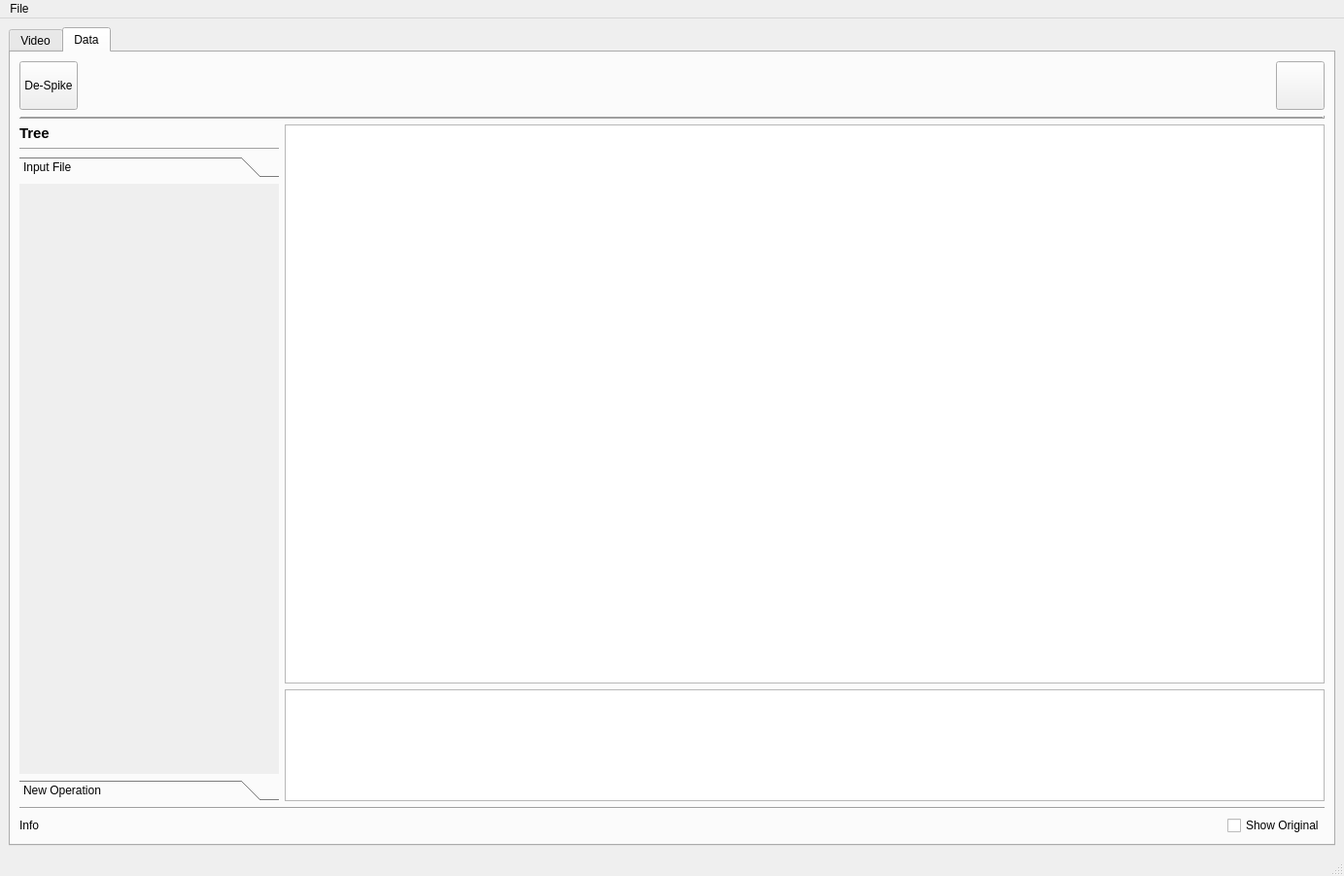
<?xml version="1.0" encoding="UTF-8"?>
<ui version="4.0">
 <class>MainWindow</class>
 <widget class="QMainWindow" name="MainWindow">
  <property name="geometry">
   <rect>
    <x>0</x>
    <y>0</y>
    <width>1383</width>
    <height>901</height>
   </rect>
  </property>
  <property name="windowTitle">
   <string>MainWindow</string>
  </property>
  <property name="styleSheet">
   <string notr="true"/>
  </property>
  <widget class="QWidget" name="centralwidget">
   <property name="minimumSize">
    <size>
     <width>0</width>
     <height>0</height>
    </size>
   </property>
   <layout class="QVBoxLayout" name="verticalLayout_2">
    <item>
     <widget class="QTabWidget" name="TabView">
      <property name="tabPosition">
       <enum>QTabWidget::North</enum>
      </property>
      <property name="tabShape">
       <enum>QTabWidget::Rounded</enum>
      </property>
      <property name="currentIndex">
       <number>1</number>
      </property>
      <property name="tabsClosable">
       <bool>false</bool>
      </property>
      <property name="movable">
       <bool>false</bool>
      </property>
      <property name="tabBarAutoHide">
       <bool>false</bool>
      </property>
      <widget class="QWidget" name="tab_video">
       <attribute name="title">
        <string>Video</string>
       </attribute>
       <layout class="QVBoxLayout" name="verticalLayout">
        <item>
         <layout class="QHBoxLayout" name="inout_controls">
          <item>
           <widget class="QLabel" name="lbl_infile">
            <property name="text">
             <string>Input File</string>
            </property>
           </widget>
          </item>
          <item>
           <widget class="QLineEdit" name="lineedit_infile"/>
          </item>
          <item>
           <widget class="QPushButton" name="btn_openin_video">
            <property name="sizePolicy">
             <sizepolicy hsizetype="Preferred" vsizetype="Fixed">
              <horstretch>0</horstretch>
              <verstretch>0</verstretch>
             </sizepolicy>
            </property>
            <property name="minimumSize">
             <size>
              <width>30</width>
              <height>0</height>
             </size>
            </property>
            <property name="maximumSize">
             <size>
              <width>30</width>
              <height>16777215</height>
             </size>
            </property>
            <property name="text">
             <string>...</string>
            </property>
           </widget>
          </item>
          <item>
           <spacer name="horizontalSpacer">
            <property name="orientation">
             <enum>Qt::Horizontal</enum>
            </property>
            <property name="sizeType">
             <enum>QSizePolicy::Fixed</enum>
            </property>
            <property name="sizeHint" stdset="0">
             <size>
              <width>50</width>
              <height>20</height>
             </size>
            </property>
           </spacer>
          </item>
          <item>
           <widget class="QLabel" name="lbl_output">
            <property name="text">
             <string>Output File</string>
            </property>
           </widget>
          </item>
          <item>
           <widget class="QLineEdit" name="lineedit_output"/>
          </item>
          <item>
           <widget class="QPushButton" name="btn_chooseout_video">
            <property name="sizePolicy">
             <sizepolicy hsizetype="Preferred" vsizetype="Fixed">
              <horstretch>0</horstretch>
              <verstretch>0</verstretch>
             </sizepolicy>
            </property>
            <property name="minimumSize">
             <size>
              <width>30</width>
              <height>0</height>
             </size>
            </property>
            <property name="maximumSize">
             <size>
              <width>30</width>
              <height>16777215</height>
             </size>
            </property>
            <property name="text">
             <string>...</string>
            </property>
           </widget>
          </item>
          <item>
           <spacer name="horizontalSpacer_2">
            <property name="orientation">
             <enum>Qt::Horizontal</enum>
            </property>
            <property name="sizeType">
             <enum>QSizePolicy::Fixed</enum>
            </property>
            <property name="sizeHint" stdset="0">
             <size>
              <width>50</width>
              <height>20</height>
             </size>
            </property>
           </spacer>
          </item>
          <item>
           <widget class="QLabel" name="label_uid">
            <property name="text">
             <string>UID</string>
            </property>
           </widget>
          </item>
          <item>
           <widget class="QLineEdit" name="lineedit_uid">
            <property name="sizePolicy">
             <sizepolicy hsizetype="Preferred" vsizetype="Fixed">
              <horstretch>0</horstretch>
              <verstretch>0</verstretch>
             </sizepolicy>
            </property>
            <property name="inputMask">
             <string/>
            </property>
            <property name="text">
             <string/>
            </property>
            <property name="maxLength">
             <number>32767</number>
            </property>
            <property name="echoMode">
             <enum>QLineEdit::Normal</enum>
            </property>
           </widget>
          </item>
          <item>
           <spacer name="horizontalSpacer_3">
            <property name="orientation">
             <enum>Qt::Horizontal</enum>
            </property>
            <property name="sizeType">
             <enum>QSizePolicy::Fixed</enum>
            </property>
            <property name="sizeHint" stdset="0">
             <size>
              <width>50</width>
              <height>20</height>
             </size>
            </property>
           </spacer>
          </item>
          <item>
           <widget class="QPushButton" name="btn_run_ocr">
            <property name="font">
             <font>
              <weight>75</weight>
              <bold>true</bold>
             </font>
            </property>
            <property name="text">
             <string>Run</string>
            </property>
            <property name="flat">
             <bool>false</bool>
            </property>
           </widget>
          </item>
         </layout>
        </item>
        <item>
         <widget class="QWidget" name="playercontainer" native="true">
          <property name="minimumSize">
           <size>
            <width>0</width>
            <height>0</height>
           </size>
          </property>
         </widget>
        </item>
       </layout>
      </widget>
      <widget class="QWidget" name="dataTab">
       <attribute name="title">
        <string>Data</string>
       </attribute>
       <layout class="QVBoxLayout" name="verticalLayout_3">
        <item>
         <layout class="QHBoxLayout" name="toolbar">
          <item>
           <widget class="QPushButton" name="toolSpikeRateButton">
            <property name="sizePolicy">
             <sizepolicy hsizetype="Fixed" vsizetype="Fixed">
              <horstretch>0</horstretch>
              <verstretch>0</verstretch>
             </sizepolicy>
            </property>
            <property name="minimumSize">
             <size>
              <width>50</width>
              <height>50</height>
             </size>
            </property>
            <property name="maximumSize">
             <size>
              <width>60</width>
              <height>60</height>
             </size>
            </property>
            <property name="sizeIncrement">
             <size>
              <width>0</width>
              <height>0</height>
             </size>
            </property>
            <property name="text">
             <string>De-Spike</string>
            </property>
           </widget>
          </item>
          <item>
           <spacer name="horizontalSpacer_4">
            <property name="orientation">
             <enum>Qt::Horizontal</enum>
            </property>
            <property name="sizeHint" stdset="0">
             <size>
              <width>40</width>
              <height>20</height>
             </size>
            </property>
           </spacer>
          </item>
          <item>
           <widget class="QPushButton" name="pushButton">
            <property name="sizePolicy">
             <sizepolicy hsizetype="Fixed" vsizetype="Fixed">
              <horstretch>0</horstretch>
              <verstretch>0</verstretch>
             </sizepolicy>
            </property>
            <property name="minimumSize">
             <size>
              <width>50</width>
              <height>50</height>
             </size>
            </property>
            <property name="maximumSize">
             <size>
              <width>60</width>
              <height>60</height>
             </size>
            </property>
            <property name="sizeIncrement">
             <size>
              <width>0</width>
              <height>0</height>
             </size>
            </property>
            <property name="text">
             <string/>
            </property>
           </widget>
          </item>
         </layout>
        </item>
        <item>
         <widget class="Line" name="line_2">
          <property name="frameShadow">
           <enum>QFrame::Raised</enum>
          </property>
          <property name="lineWidth">
           <number>2</number>
          </property>
          <property name="orientation">
           <enum>Qt::Horizontal</enum>
          </property>
         </widget>
        </item>
        <item>
         <layout class="QHBoxLayout" name="opwin" stretch="1,4">
          <item>
           <layout class="QVBoxLayout" name="verticalLayout_4">
            <item>
             <widget class="QLabel" name="treeHeaderLabel">
              <property name="font">
               <font>
                <pointsize>11</pointsize>
                <weight>75</weight>
                <bold>true</bold>
               </font>
              </property>
              <property name="text">
               <string>Tree</string>
              </property>
             </widget>
            </item>
            <item>
             <widget class="Line" name="line">
              <property name="orientation">
               <enum>Qt::Horizontal</enum>
              </property>
             </widget>
            </item>
            <item>
             <widget class="QToolBox" name="treeToolBox">
              <property name="currentIndex">
               <number>0</number>
              </property>
              <widget class="QWidget" name="original">
               <property name="geometry">
                <rect>
                 <x>0</x>
                 <y>0</y>
                 <width>264</width>
                 <height>585</height>
                </rect>
               </property>
               <attribute name="label">
                <string>Input File</string>
               </attribute>
              </widget>
              <widget class="QWidget" name="op1">
               <property name="geometry">
                <rect>
                 <x>0</x>
                 <y>0</y>
                 <width>98</width>
                 <height>28</height>
                </rect>
               </property>
               <attribute name="label">
                <string>New Operation</string>
               </attribute>
              </widget>
             </widget>
            </item>
           </layout>
          </item>
          <item>
           <layout class="QVBoxLayout" name="plots" stretch="10,2">
            <item>
             <widget class="CustomPlotWidget" name="mainPlotWidget"/>
            </item>
            <item>
             <widget class="CustomPlotWidget" name="auxPlotWidget"/>
            </item>
           </layout>
          </item>
         </layout>
        </item>
        <item>
         <widget class="Line" name="line_3">
          <property name="orientation">
           <enum>Qt::Horizontal</enum>
          </property>
         </widget>
        </item>
        <item>
         <layout class="QHBoxLayout" name="horizontalLayout">
          <item>
           <widget class="QLabel" name="statusLabel">
            <property name="text">
             <string>Info</string>
            </property>
           </widget>
          </item>
          <item>
           <spacer name="horizontalSpacer_5">
            <property name="orientation">
             <enum>Qt::Horizontal</enum>
            </property>
            <property name="sizeHint" stdset="0">
             <size>
              <width>40</width>
              <height>20</height>
             </size>
            </property>
           </spacer>
          </item>
          <item>
           <widget class="QCheckBox" name="showOriginalCheckbox">
            <property name="text">
             <string>Show Original</string>
            </property>
           </widget>
          </item>
         </layout>
        </item>
       </layout>
      </widget>
     </widget>
    </item>
   </layout>
  </widget>
  <widget class="QMenuBar" name="menubar">
   <property name="geometry">
    <rect>
     <x>0</x>
     <y>0</y>
     <width>1383</width>
     <height>25</height>
    </rect>
   </property>
   <widget class="QMenu" name="menuFile">
    <property name="title">
     <string>File</string>
    </property>
    <addaction name="actionOpen"/>
   </widget>
   <addaction name="menuFile"/>
  </widget>
  <widget class="QStatusBar" name="statusbar"/>
  <action name="actionOpen">
   <property name="text">
    <string>Open</string>
   </property>
  </action>
 </widget>
 <customwidgets>
  <customwidget>
   <class>CustomPlotWidget</class>
   <extends>QGraphicsView</extends>
   <header>f1telemetry.ui.customwidgets</header>
  </customwidget>
 </customwidgets>
 <resources/>
 <connections/>
</ui>
